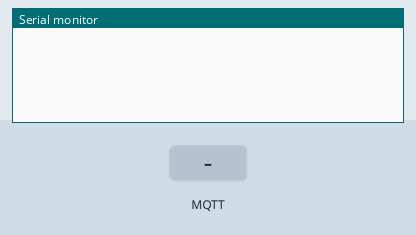
Simulated run of this sketch. Board: Arduino Uno, built with avr-gcc and run on an emulated ATmega328P. Shown: the last lines printed to the serial monitor. Inputs (shaded band) come from the test bench. No MQTT or app messages arrive unless stated.

Above: at 2.3 s.
2.4 s: MQTT message "1" arrives on the first subscribed topic
At 3.1 s:
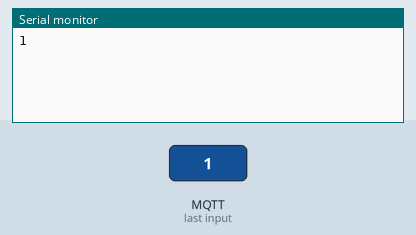
3.9 s: MQTT message "on" arrives on the first subscribed topic
At 4.3 s:
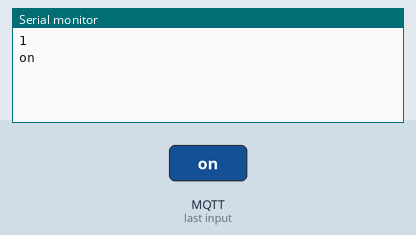
5.4 s: MQTT message "off" arrives on the first subscribed topic
At 6.6 s:
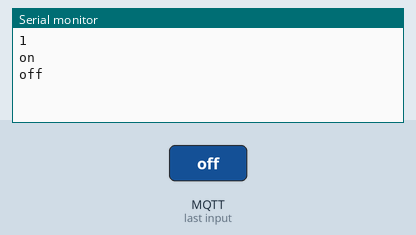

The sketch:

Esp8266MQTTClient.ino
```cpp
#include "EspMQTTClient.h"

void onConnectionEstablished();

EspMQTTClient client(
  "ssid",           // Wifi ssid
  "pass",           // Wifi password
  "192.168.1.101",  // MQTT broker ip
  1883,             // MQTT broker port
  "usr",            // MQTT username
  "mqttpass",       // MQTT password
  "test1",          // Client name
  onConnectionEstablished, // Connection established callback
  true,             // Enable web updater
  true              // Enable debug messages
);

void setup()
{
  Serial.begin(115200);
}

void onConnectionEstablished()
{
  client.subscribe("mytopic/test", [] (const String &payload)
  {
    Serial.println(payload);
  });

  client.publish("mytopic/test", "This is a message");

  client.executeDelayed(5 * 1000, []() {
    client.publish("mytopic/test", "This is a message sent 5 seconds later");
  });
}

void loop()
{
  client.loop();
}
```

Measured:
- after the input at 2.4 s, the serial monitor: prints a new line at once (image 1)
- after the input at 3.9 s, the serial monitor: prints a new line at once (image 2)
- after the input at 5.4 s, the serial monitor: prints a new line at once (image 3)
